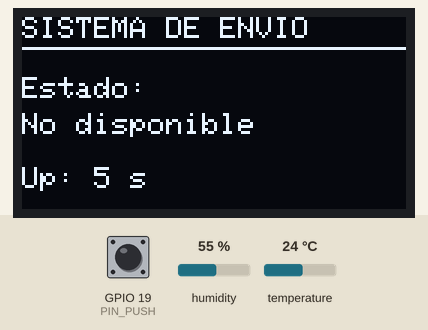
Recording of a sketch running on a simulated ESP32. On the bench: 128×64 one-colour display. The inputs (shaded band) are chosen by the test bench; at power-on: GPIO 19 (PIN_PUSH) HIGH, humidity 55 %, temperature 24 °C. WiFi joins after 1.5 s; servers stay silent unless stated; random numbers use the default seed unless the sketch sets one; what the sketch prints to the serial monitor is not drawn.

Above: at 5.9 s.
6.0 s: GPIO 19 (PIN_PUSH) pulled LOW for 0.15 s
At 7.0 s:
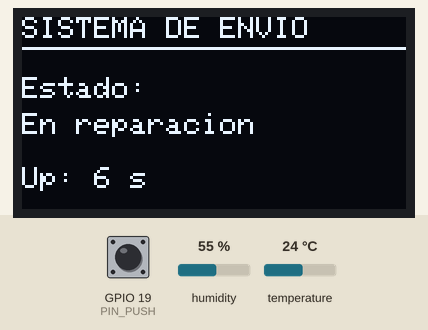
10.7 s: GPIO 19 (PIN_PUSH) pulled LOW for 1 s
At 12.0 s:
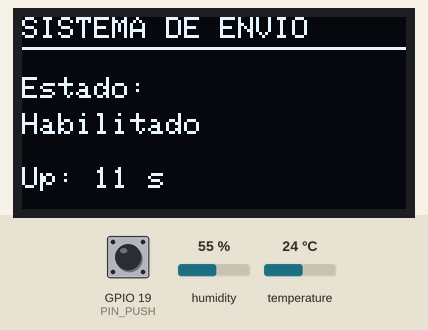
15.7 s: GPIO 19 (PIN_PUSH) pulled LOW for 0.15 s
At 16.5 s:
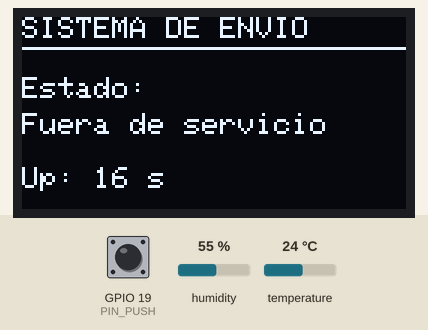
20.7 s: GPIO 19 (PIN_PUSH) pulled LOW for 1 s
At 21.8 s:
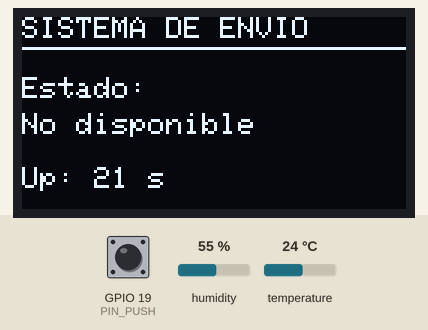
23.2 s: GPIO 19 (PIN_PUSH) pulled LOW for 3.2 s
At 24.0 s:
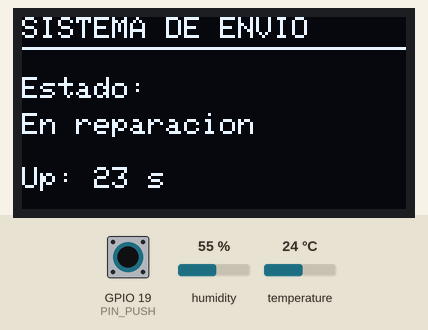
27.9 s: GPIO 19 (PIN_PUSH) driven LOW
At 29.0 s:
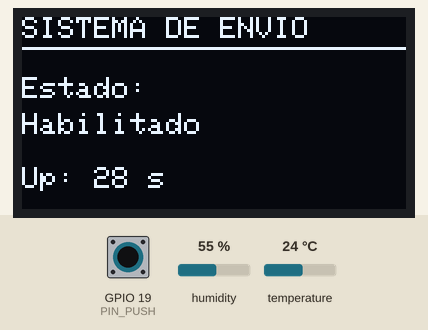
Timing chart, 0 to 30.7 s (numbered marks = the images above; inputs shaded):
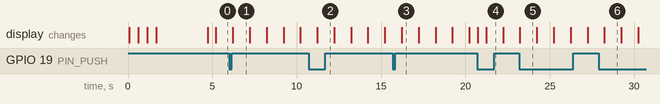

The sketch:

TP2_Sketch1_WebOTA.ino
```cpp
// ================================================================
//  TP2 IoT | SKETCH 1 — Envío de datos a ThingSpeak
//  OTA vía navegador web (subir archivo .bin desde el browser)
//
//  Hardware: ESP32 + DHT22 (pin 33) + Pulsador (pin 19)
//            + OLED SH1106 I2C (SDA=21, SCL=22)
//
//  Flujo:
//    1. Carga inicial por USB
//    2. Envía datos a ThingSpeak cada 16s
//    3. Para pasar al Sketch 2:
//       a. Exportar Sketch 2 compilado: Sketch → Export Compiled Binary
//       b. Abrir navegador en http://<IP_del_ESP32>
//       c. Seleccionar el archivo .bin y subir
//
//  La IP del ESP32 se muestra en el display y en el Serial Monitor
// ================================================================

#include <WiFi.h>
#include <ThingSpeak.h>
#include <DHT.h>
#include <Wire.h>
#include <Adafruit_GFX.h>
#include <Adafruit_SH110X.h>
#include <WebServer.h>
#include <Update.h>

// ----------------------------------------------------------------
//  CONFIGURACIÓN — EDITAR ANTES DE CARGAR
// ----------------------------------------------------------------
const char* SSID      = "Caladux";
const char* PASSWORD  = "carlos123";

const unsigned long CHANNEL_ID = 3370344;
const char*         WRITE_KEY  = "0F6V5EO1Q5K9WTZ6";

// ----------------------------------------------------------------
//  PINES
// ----------------------------------------------------------------
#define DHTPIN   33
#define DHTTYPE  DHT22
#define PIN_PUSH 19
#define I2C_SDA  21
#define I2C_SCL  22
#define I2C_ADDR 0x3C

// ----------------------------------------------------------------
//  OBJETOS
// ----------------------------------------------------------------
DHT              dht(DHTPIN, DHTTYPE);
WiFiClient       tsClient;
WebServer        server(80);
Adafruit_SH1106G display(128, 64, &Wire, -1);

// ----------------------------------------------------------------
//  ESTADOS DEL SISTEMA
// ----------------------------------------------------------------
const char* ESTADOS[]  = {
  "No disponible",
  "En reparacion",
  "Habilitado",
  "Fuera de servicio"
};
const int NUM_ESTADOS = 4;
int indiceEstado      = 0;

// ----------------------------------------------------------------
//  CONTROL DE TIEMPOS
// ----------------------------------------------------------------
const unsigned long INTERVALO_TS      = 16000;
const unsigned long INTERVALO_DISPLAY =   500;

unsigned long tUltimoTS      = 0;
unsigned long tUltimoDisplay = 0;

// Debounce pulsador sin delay()
bool          btnEstado  = HIGH;
unsigned long tUltimoBtn = 0;
const unsigned long DEBOUNCE = 50;

// ----------------------------------------------------------------
//  PÁGINA HTML del servidor OTA
// ----------------------------------------------------------------
const char* HTML_OTA = R"rawliteral(
<!DOCTYPE html>
<html lang="es">
<head>
  <meta charset="UTF-8">
  <meta name="viewport" content="width=device-width, initial-scale=1">
  <title>OTA Update - ESP32 Sketch 1</title>
  <style>
    * { box-sizing: border-box; margin: 0; padding: 0; }
    body {
      font-family: sans-serif;
      background: #f5f5f5;
      display: flex;
      justify-content: center;
      align-items: center;
      min-height: 100vh;
      padding: 20px;
    }
    .card {
      background: white;
      border-radius: 12px;
      padding: 40px;
      max-width: 480px;
      width: 100%;
      box-shadow: 0 4px 16px rgba(0,0,0,0.1);
      text-align: center;
    }
    h2 { color: #333; margin-bottom: 8px; font-size: 22px; }
    .sub { color: #888; font-size: 14px; margin-bottom: 32px; }
    .badge {
      display: inline-block;
      background: #e8f5e9;
      color: #2e7d32;
      padding: 4px 12px;
      border-radius: 20px;
      font-size: 13px;
      margin-bottom: 24px;
    }
    label {
      display: block;
      background: #f9f9f9;
      border: 2px dashed #ccc;
      border-radius: 8px;
      padding: 24px;
      cursor: pointer;
      margin-bottom: 20px;
      transition: border-color 0.2s;
    }
    label:hover { border-color: #4CAF50; }
    label p { color: #555; font-size: 14px; margin-top: 8px; }
    input[type="file"] { display: none; }
    #filename { color: #4CAF50; font-weight: bold; margin-top: 8px; font-size: 13px; min-height: 18px; }
    button {
      background: #4CAF50;
      color: white;
      border: none;
      padding: 14px 32px;
      border-radius: 8px;
      font-size: 16px;
      cursor: pointer;
      width: 100%;
      transition: background 0.2s;
    }
    button:hover { background: #388E3C; }
    button:disabled { background: #aaa; cursor: not-allowed; }
    #progress { display: none; margin-top: 20px; }
    #bar-wrap { background: #eee; border-radius: 6px; height: 12px; overflow: hidden; margin: 8px 0; }
    #bar { background: #4CAF50; height: 100%; width: 0%; transition: width 0.3s; border-radius: 6px; }
    #msg { font-size: 14px; color: #555; margin-top: 8px; }
  </style>
</head>
<body>
  <div class="card">
    <h2>Actualizacion OTA</h2>
    <p class="sub">Subir nuevo firmware al ESP32</p>
    <div class="badge">Sketch 1 activo — Enviando datos</div>
    <form id="otaForm">
      <label for="fileInput">
        <svg width="40" height="40" viewBox="0 0 24 24" fill="none" stroke="#4CAF50" stroke-width="1.5">
          <path d="M21 15v4a2 2 0 01-2 2H5a2 2 0 01-2-2v-4"/>
          <polyline points="17 8 12 3 7 8"/>
          <line x1="12" y1="3" x2="12" y2="15"/>
        </svg>
        <p>Seleccionar archivo .bin</p>
        <p id="filename">Ningun archivo seleccionado</p>
        <input type="file" id="fileInput" accept=".bin" onchange="archivoSeleccionado(this)">
      </label>
      <button type="button" id="btnSubir" onclick="subirFirmware()" disabled>
        Subir firmware
      </button>
    </form>
    <div id="progress">
      <div id="bar-wrap"><div id="bar"></div></div>
      <p id="msg">Subiendo...</p>
    </div>
  </div>
  <script>
    function archivoSeleccionado(input) {
      var name = input.files[0] ? input.files[0].name : 'Ningun archivo seleccionado';
      document.getElementById('filename').textContent = name;
      document.getElementById('btnSubir').disabled = !input.files[0];
    }
    function subirFirmware() {
      var file = document.getElementById('fileInput').files[0];
      if (!file) return;
      var xhr = new XMLHttpRequest();
      xhr.open('POST', '/update', true);
      xhr.upload.onprogress = function(e) {
        if (e.lengthComputable) {
          var pct = Math.round((e.loaded / e.total) * 100);
          document.getElementById('bar').style.width = pct + '%';
          document.getElementById('msg').textContent = 'Subiendo: ' + pct + '%';
        }
      };
      xhr.onload = function() {
        document.getElementById('msg').textContent =
          xhr.status === 200
            ? 'Actualizacion exitosa. El ESP32 se reinicia...'
            : 'Error en la actualizacion. Intentar de nuevo.';
        document.getElementById('bar').style.background =
          xhr.status === 200 ? '#4CAF50' : '#f44336';
      };
      xhr.onerror = function() {
        document.getElementById('msg').textContent = 'Error de conexion con el ESP32.';
        document.getElementById('bar').style.background = '#f44336';
      };
      document.getElementById('btnSubir').disabled = true;
      document.getElementById('progress').style.display = 'block';
      var form = new FormData();
      form.append('update', file);
      xhr.send(form);
    }
  </script>
</body>
</html>
)rawliteral";

// ================================================================
//  FUNCIONES DEL SERVIDOR OTA WEB
// ================================================================
void iniciarServidorOTA() {

  // Ruta raiz: muestra el formulario HTML
  server.on("/", HTTP_GET, []() {
    server.send(200, "text/html", HTML_OTA);
  });

  // Ruta /update: recibe el .bin y flashea el ESP32
  server.on("/update", HTTP_POST,
    // Callback al TERMINAR la subida completa
    []() {
      bool exito = !Update.hasError();
      server.send(200, "text/plain", exito ? "OK" : "ERROR");

      display.clearDisplay();
      display.setTextSize(1);
      display.setTextColor(SH110X_WHITE);
      display.setCursor(0, 15);

      if (exito) {
        display.println("  OTA Web: OK!");
        display.setCursor(0, 30); display.println("  Reiniciando...");
        Serial.println("OTA Web: Exito. Reiniciando...");
      } else {
        display.println("  OTA Web: ERROR");
        Serial.println("OTA Web: ERROR al flashear.");
      }
      display.display();
      delay(2000);
      ESP.restart();
    },

    // Callback por cada chunk del binario que llega
    []() {
      HTTPUpload& upload = server.upload();

      if (upload.status == UPLOAD_FILE_START) {
        Serial.printf("OTA Web: Recibiendo '%s' (%u bytes)\n",
                      upload.filename.c_str(), upload.totalSize);
        display.clearDisplay();
        display.setTextSize(1);
        display.setTextColor(SH110X_WHITE);
        display.setCursor(0, 15); display.println("  Recibiendo OTA...");
        display.setCursor(0, 30); display.println("  No desconectar!");
        display.display();
        // UPDATE_SIZE_UNKNOWN: usa todo el espacio de flash disponible
        if (!Update.begin(UPDATE_SIZE_UNKNOWN)) {
          Update.printError(Serial);
        }
      }
      else if (upload.status == UPLOAD_FILE_WRITE) {
        if (Update.write(upload.buf, upload.currentSize) != upload.currentSize) {
          Update.printError(Serial);
        }
      }
      else if (upload.status == UPLOAD_FILE_END) {
        if (Update.end(true)) {
          Serial.printf("OTA Web: %u bytes escritos correctamente.\n", upload.totalSize);
        } else {
          Update.printError(Serial);
        }
      }
    }
  );

  server.begin();
  Serial.println("Servidor OTA Web iniciado.");
  Serial.print("Abrir en el navegador: http://");
  Serial.println(WiFi.localIP());
}

// ================================================================
//  FUNCIÓN: Actualizar OLED
// ================================================================
void mostrarDisplay(unsigned long ahora) {
  display.clearDisplay();
  display.setTextSize(1);
  display.setTextColor(SH110X_WHITE);

  display.setCursor(0, 0);
  display.println("SISTEMA DE ENVIO");
  display.drawLine(0, 10, 127, 10, SH110X_WHITE);

  display.setCursor(0, 20);
  display.print("Estado:");
  display.setCursor(0, 32);
  display.println(ESTADOS[indiceEstado]);

  display.setCursor(0, 50);
  display.printf("Up: %lu s", ahora / 1000);

  display.display();
}

// ================================================================
//  FUNCIÓN: Conexión WiFi con feedback en display
// ================================================================
void conectarWiFi() {
  display.clearDisplay();
  display.setTextSize(1);
  display.setTextColor(SH110X_WHITE);
  display.setCursor(0, 0);
  display.println("Conectando WiFi...");
  display.display();

  WiFi.mode(WIFI_STA);
  WiFi.begin(SSID, PASSWORD);
  Serial.print("Conectando");

  int intentos = 0;
  while (WiFi.status() != WL_CONNECTED && intentos < 20) {
    delay(500);
    Serial.print(".");
    intentos++;
    display.clearDisplay();
    display.setTextSize(1);
    display.setTextColor(SH110X_WHITE);
    display.setCursor(0, 0);  display.println("Conectando WiFi...");
    display.setCursor(0, 20); display.printf("Intento: %d/20", intentos);
    display.display();
  }

  if (WiFi.status() == WL_CONNECTED) {
    Serial.println("\nWiFi OK! IP: " + WiFi.localIP().toString());
    display.clearDisplay();
    display.setTextSize(1);
    display.setTextColor(SH110X_WHITE);
    display.setCursor(0, 0);  display.println("WiFi OK!");
    display.setCursor(0, 15); display.println(WiFi.localIP().toString());
    display.setCursor(0, 30); display.println("OTA: abrir IP");
    display.setCursor(0, 45); display.println("en el navegador");
    display.display();
    delay(3000);
  } else {
    Serial.printf("\nERROR WiFi. Status: %d\n", WiFi.status());
    display.clearDisplay();
    display.setTextSize(1);
    display.setTextColor(SH110X_WHITE);
    display.setCursor(0, 0);  display.println("ERROR WiFi");
    display.setCursor(0, 15); display.println("Verificar red");
    display.display();
    delay(3000);
  }
}

// ================================================================
//  SETUP — corre una sola vez al arrancar
// ================================================================
void setup() {
  Serial.begin(115200);
  pinMode(PIN_PUSH, INPUT_PULLUP);
  dht.begin();
  Wire.begin(I2C_SDA, I2C_SCL);

  if (!display.begin(I2C_ADDR, true)) {
    Serial.println("ERROR CRITICO: Display no responde. Verificar cableado.");
  }
  display.clearDisplay();
  display.display();

  conectarWiFi();

  if (WiFi.status() == WL_CONNECTED) {
    iniciarServidorOTA();
  }

  ThingSpeak.begin(tsClient);

  // Primera ejecución inmediata (no espera 16 segundos)
  tUltimoTS      = millis() - INTERVALO_TS;
  tUltimoDisplay = millis();

  Serial.println("=== SKETCH 1 - WEB OTA - LISTO ===");
  Serial.print("Pagina OTA: http://");
  Serial.println(WiFi.localIP());
  mostrarDisplay(millis());
}

// ================================================================
//  LOOP — corre indefinidamente
// ================================================================
void loop() {
  server.handleClient(); // Atiende peticiones del navegador (OTA)
  unsigned long ahora = millis();

  // --- DISPLAY: refresco cada 500ms, siempre, incluso sin WiFi ---
  if (ahora - tUltimoDisplay >= INTERVALO_DISPLAY) {
    mostrarDisplay(ahora);
    tUltimoDisplay = ahora;
  }

  // --- PULSADOR: debounce sin delay() ---
  bool btnActual = digitalRead(PIN_PUSH);
  if (btnActual == LOW && btnEstado == HIGH && (ahora - tUltimoBtn > DEBOUNCE)) {
    tUltimoBtn   = ahora;
    indiceEstado = (indiceEstado + 1) % NUM_ESTADOS;
    Serial.printf("Estado cambiado: %s\n", ESTADOS[indiceEstado]);
  }
  btnEstado = btnActual;

  // --- RECONEXIÓN WiFi no bloqueante ---
  if (WiFi.status() != WL_CONNECTED) {
    static unsigned long tUltimoRecon = 0;
    if (ahora - tUltimoRecon >= 8000) {
      Serial.println("WiFi caido. Reintentando...");
      WiFi.disconnect();
      delay(100);
      WiFi.begin(SSID, PASSWORD);
      tUltimoRecon = ahora;
    }
    return;
  }

  // --- ENVÍO A THINGSPEAK cada 16s ---
  if (ahora - tUltimoTS >= INTERVALO_TS) {
    tUltimoTS = ahora;

    float t = dht.readTemperature();
    float h = dht.readHumidity();

    if (isnan(t) || isnan(h)) {
      Serial.println("ADVERTENCIA: DHT22 no responde. Enviando ceros.");
      t = 0.0;
      h = 0.0;
    }

    long aleatorio = random(100, 501);
    long uptime    = ahora / 1000;

    ThingSpeak.setField(1, (float)aleatorio);
    ThingSpeak.setField(2, t);
    ThingSpeak.setField(3, h);
    ThingSpeak.setField(4, uptime);
    ThingSpeak.setStatus(ESTADOS[indiceEstado]);

    Serial.println("\n--- ENVIANDO A THINGSPEAK ---");
    Serial.printf("  Campo 1 - Aleatorio: %ld\n",     aleatorio);
    Serial.printf("  Campo 2 - Temp:      %.2f C\n",  t);
    Serial.printf("  Campo 3 - Hum:       %.2f %%\n", h);
    Serial.printf("  Campo 4 - Uptime:    %ld s\n",   uptime);
    Serial.printf("  Status  - Estado:    %s\n",      ESTADOS[indiceEstado]);

    int resp = ThingSpeak.writeFields(CHANNEL_ID, WRITE_KEY);

    if (resp == 200) Serial.println("  >> EXITO: Datos grabados correctamente.");
    else             Serial.printf("  >> ERROR: Codigo HTTP %d\n", resp);

    Serial.println("-----------------------------");
  }
}
```

Measured:
- what the display in image 1 shows lasts 1.0 s, from 6.2 s to 7.2 s
